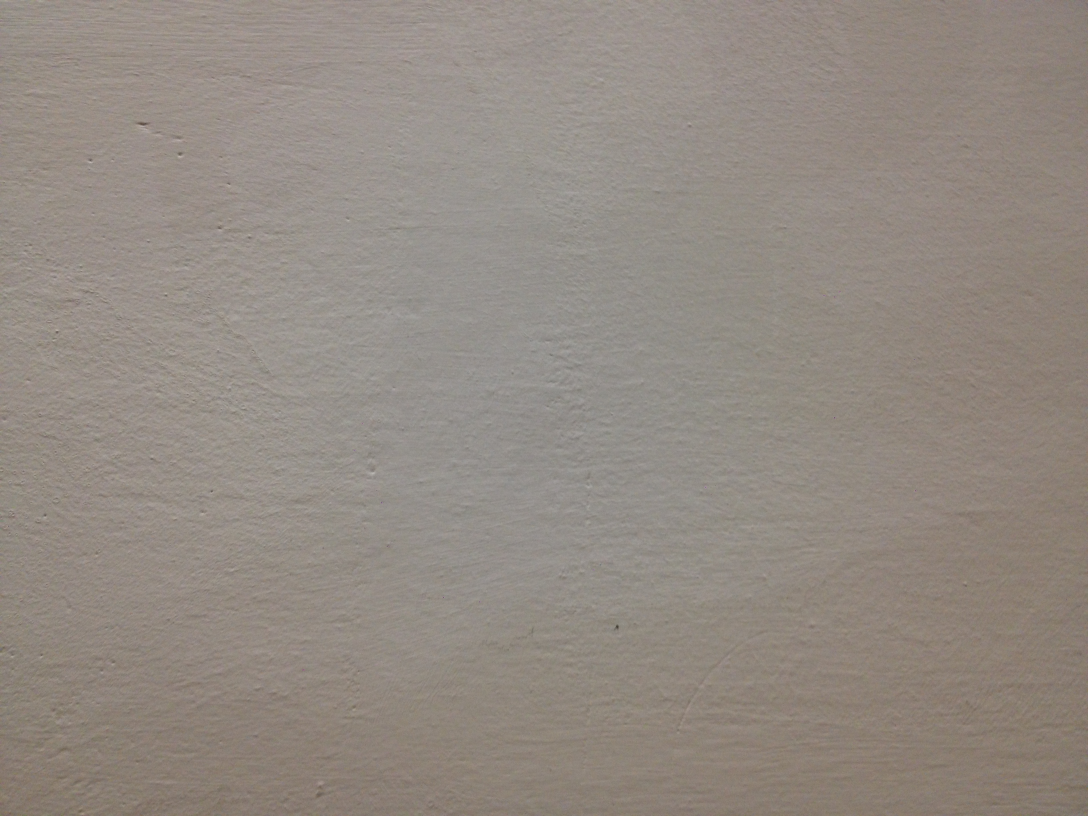
#> input picture prnu_baseline_project/test/data/ff-jpg/Apple_iPhone4s_0_0001.jpg, 3264 x 2448 px (shown at 1/3 size); its folder holds only this picture in this run; the run also reads 1 picture not shown here
$ python device_identification.py   (older library calls are emulated)
#> lines starting #> are read from the running program, lines starting #| are printed output that depends on the picture
### prnu_baseline_project/prnu/functions.py
# -*- coding: UTF-8 -*-
"""
@author: Luca Bondi (luca.bondi@polimi.it)
@author: Paolo Bestagini (paolo.bestagini@polimi.it)
@author: Nicolò Bonettini (nicolo.bonettini@polimi.it)
Politecnico di Milano 2018
"""

from multiprocessing import Pool, cpu_count

import numpy as np
import pywt
from numpy.fft import fft2, ifft2
from scipy.ndimage import filters
from sklearn.metrics import roc_curve, auc, accuracy_score
from tqdm import tqdm


class ArgumentError(Exception):
    pass


"""
Extraction functions
"""


def extract_single(im: np.ndarray,
                   levels: int = 4,
                   sigma: float = 5,
                   wdft_sigma: float = 0) -> np.ndarray:
    """
    Extract noise residual from a single image
    :param im: grayscale or color image, np.uint8
    :param levels: number of wavelet decomposition levels
    :param sigma: estimated noise power
    :param wdft_sigma: estimated DFT noise power
    :return: noise residual
    """

    W = noise_extract(im, levels, sigma)
    W = rgb2gray(W)
    W = zero_mean_total(W)
    W_std = W.std(ddof=1) if wdft_sigma == 0 else wdft_sigma
    W = wiener_dft(W, W_std).astype(np.float32)

    return W


def noise_extract(im: np.ndarray, levels: int = 4, sigma: float = 5) -> np.ndarray:
    """
    NoiseExtract as from Binghamton toolbox.

    :param im: grayscale or color image, np.uint8
    :param levels: number of wavelet decomposition levels
    :param sigma: estimated noise power
    :return: noise residual
    """

    assert (im.dtype == np.uint8)
    assert (im.ndim in [2, 3])

    im = im.astype(np.float32)

    noise_var = sigma ** 2

    if im.ndim == 2:
        im.shape += (1,)

    W = np.zeros(im.shape, np.float32)

    for ch in range(im.shape[2]):

        wlet = None
        while wlet is None and levels > 0:
            try:
                wlet = pywt.wavedec2(im[:, :, ch], 'db4', level=levels)
            except ValueError:
                levels -= 1
                wlet = None
        if wlet is None:
            raise ValueError('Impossible to compute Wavelet filtering for input size: {}'.format(im.shape))

        wlet_details = wlet[1:]

        wlet_details_filter = [None] * len(wlet_details)
        # Cycle over Wavelet levels 1:levels-1
        for wlet_level_idx, wlet_level in enumerate(wlet_details):
            # Cycle over H,V,D components
            level_coeff_filt = [None] * 3
            for wlet_coeff_idx, wlet_coeff in enumerate(wlet_level):
                level_coeff_filt[wlet_coeff_idx] = wiener_adaptive(wlet_coeff, noise_var)
            wlet_details_filter[wlet_level_idx] = tuple(level_coeff_filt)

        # Set filtered detail coefficients for Levels > 0 ---
        wlet[1:] = wlet_details_filter

        # Set to 0 all Level 0 approximation coefficients ---
        wlet[0][...] = 0

        # Invert wavelet transform ---
        wrec = pywt.waverec2(wlet, 'db4')
        try:
            W[:, :, ch] = wrec
        except ValueError:
            W = np.zeros(wrec.shape[:2] + (im.shape[2],), np.float32)
            W[:, :, ch] = wrec

    if W.shape[2] == 1:
        W.shape = W.shape[:2]

    W = W[:im.shape[0], :im.shape[1]]

    return W


def noise_extract_compact(args):
    """
    Extract residual, multiplied by the image. Useful to save memory in multiprocessing operations
    :param args: (im, levels, sigma), see noise_extract for usage
    :return: residual, multiplied by the image
    """
    w = noise_extract(*args)
    im = args[0]
    return (w * im / 255.).astype(np.float32)


def extract_multiple_aligned(imgs: list, levels: int = 4, sigma: float = 5, processes: int = None,
                             batch_size=cpu_count(), tqdm_str: str = '') -> np.ndarray:
    """
    Extract PRNU from a list of images. Images are supposed to be the same size and properly oriented
    :param tqdm_str: tqdm description (see tqdm documentation)
    :param batch_size: number of parallel processed images
    :param processes: number of parallel processes
    :param imgs: list of images of size (H,W,Ch) and type np.uint8
    :param levels: number of wavelet decomposition levels
    :param sigma: estimated noise power
    :return: PRNU
    """
    assert (isinstance(imgs[0], np.ndarray))
    assert (imgs[0].ndim == 3)
    assert (imgs[0].dtype == np.uint8)

    h, w, ch = imgs[0].shape

    RPsum = np.zeros((h, w, ch), np.float32)
    NN = np.zeros((h, w, ch), np.float32)

    if processes is None or processes > 1:
        args_list = []
        for im in imgs:
            args_list += [(im, levels, sigma)]
        pool = Pool(processes=processes)

        for batch_idx0 in tqdm(np.arange(start=0, step=batch_size, stop=len(imgs)), disable=tqdm_str == '',
                               desc=(tqdm_str + ' (1/2)'), dynamic_ncols=True):
            nni = pool.map(inten_sat_compact, args_list[batch_idx0:batch_idx0 + batch_size])
            for ni in nni:
                NN += ni
            del nni

        for batch_idx0 in tqdm(np.arange(start=0, step=batch_size, stop=len(imgs)), disable=tqdm_str == '',
                               desc=(tqdm_str + ' (2/2)'), dynamic_ncols=True):
            wi_list = pool.map(noise_extract_compact, args_list[batch_idx0:batch_idx0 + batch_size])
            for wi in wi_list:
                RPsum += wi
            del wi_list

        pool.close()

    else:  # Single process
        for im in tqdm(imgs, disable=tqdm_str is None, desc=tqdm_str, dynamic_ncols=True):
            RPsum += noise_extract_compact((im, levels, sigma))
            NN += (inten_scale(im) * saturation(im)) ** 2

    K = RPsum / (NN + 1)
    K = rgb2gray(K)
    K = zero_mean_total(K)
    K = wiener_dft(K, K.std(ddof=1)).astype(np.float32)

    return K


def cut_ctr(array: np.ndarray, sizes: tuple) -> np.ndarray:
    """
    Cut a multi-dimensional array at its center, according to sizes
    :param array: multidimensional array
    :param sizes: tuple of the same length as array.ndim
    :return: multidimensional array, center cut
    """
    array = array.copy()
    if not (array.ndim == len(sizes)):
        raise ArgumentError('array.ndim must be equal to len(sizes)')
    for axis in range(array.ndim):
        axis_target_size = sizes[axis]
        axis_original_size = array.shape[axis]
        if axis_target_size > axis_original_size:
            raise ValueError(
                'Can\'t have target size {} for axis {} with original size {}'.format(axis_target_size, axis,
                                                                                      axis_original_size))
        elif axis_target_size < axis_original_size:
            axis_start_idx = (axis_original_size - axis_target_size) // 2
            axis_end_idx = axis_start_idx + axis_target_size
            array = np.take(array, np.arange(axis_start_idx, axis_end_idx), axis)
    return array


def wiener_dft(im: np.ndarray, sigma: float) -> np.ndarray:
    """
    Adaptive Wiener filter applied to the 2D FFT of the image
    :param im: multidimensional array
    :param sigma: estimated noise power
    :return: filtered version of input im
    """
    noise_var = sigma ** 2
    h, w = im.shape

    im_noise_fft = fft2(im)
    im_noise_fft_mag = np.abs(im_noise_fft / (h * w) ** .5)

    im_noise_fft_mag_noise = wiener_adaptive(im_noise_fft_mag, noise_var)

    zeros_y, zeros_x = np.nonzero(im_noise_fft_mag == 0)

    im_noise_fft_mag[zeros_y, zeros_x] = 1
    im_noise_fft_mag_noise[zeros_y, zeros_x] = 0

    im_noise_fft_filt = im_noise_fft * im_noise_fft_mag_noise / im_noise_fft_mag
    im_noise_filt = np.real(ifft2(im_noise_fft_filt))

    return im_noise_filt.astype(np.float32)


def zero_mean(im: np.ndarray) -> np.ndarray:
    """
    ZeroMean called with the 'both' argument, as from Binghamton toolbox.
    :param im: multidimensional array
    :return: zero mean version of input im
    """
    # Adapt the shape ---
    if im.ndim == 2:
        im.shape += (1,)

    h, w, ch = im.shape

    # Subtract the 2D mean from each color channel ---
    ch_mean = im.mean(axis=0).mean(axis=0)
    ch_mean.shape = (1, 1, ch)
    i_zm = im - ch_mean

    # Compute the 1D mean along each row and each column, then subtract ---
    row_mean = i_zm.mean(axis=1)
    col_mean = i_zm.mean(axis=0)

    row_mean.shape = (h, 1, ch)
    col_mean.shape = (1, w, ch)

    i_zm_r = i_zm - row_mean
    i_zm_rc = i_zm_r - col_mean

    # Restore the shape ---
    if im.shape[2] == 1:
        i_zm_rc.shape = im.shape[:2]

    return i_zm_rc


def zero_mean_total(im: np.ndarray) -> np.ndarray:
    """
    ZeroMeanTotal as from Binghamton toolbox.
    :param im: multidimensional array
    :return: zero mean version of input im
    """
    im[0::2, 0::2] = zero_mean(im[0::2, 0::2])
    im[1::2, 0::2] = zero_mean(im[1::2, 0::2])
    im[0::2, 1::2] = zero_mean(im[0::2, 1::2])
    im[1::2, 1::2] = zero_mean(im[1::2, 1::2])
    return im


def rgb2gray(im: np.ndarray) -> np.ndarray:
    """
    RGB to gray as from Binghamton toolbox.
    :param im: multidimensional array
    :return: grayscale version of input im
    """
    rgb2gray_vector = np.asarray([0.29893602, 0.58704307, 0.11402090]).astype(np.float32)
    rgb2gray_vector.shape = (3, 1)

    if im.ndim == 2:
        im_gray = np.copy(im)
    elif im.shape[2] == 1:
        im_gray = np.copy(im[:, :, 0])
    elif im.shape[2] == 3:
        w, h = im.shape[:2]
        im = np.reshape(im, (w * h, 3))
        im_gray = np.dot(im, rgb2gray_vector)
        im_gray.shape = (w, h)
    else:
        raise ValueError('Input image must have 1 or 3 channels')

    return im_gray.astype(np.float32)


def threshold(wlet_coeff_energy_avg: np.ndarray, noise_var: float) -> np.ndarray:
    """
    Noise variance theshold as from Binghamton toolbox.
    :param wlet_coeff_energy_avg:
    :param noise_var:
    :return: noise variance threshold
    """
    res = wlet_coeff_energy_avg - noise_var
    return (res + np.abs(res)) / 2


def wiener_adaptive(x: np.ndarray, noise_var: float, **kwargs) -> np.ndarray:
    """
    WaveNoise as from Binghamton toolbox.
    Wiener adaptive flter aimed at extracting the noise component
    For each input pixel the average variance over a neighborhoods of different window sizes is first computed.
    The smaller average variance is taken into account when filtering according to Wiener.
    :param x: 2D matrix
    :param noise_var: Power spectral density of the noise we wish to extract (S)
    :param window_size_list: list of window sizes
    :return: wiener filtered version of input x
    """
    window_size_list = list(kwargs.pop('window_size_list', [3, 5, 7, 9]))

    energy = x ** 2

    avg_win_energy = np.zeros(x.shape + (len(window_size_list),))
    for window_idx, window_size in enumerate(window_size_list):
        avg_win_energy[:, :, window_idx] = filters.uniform_filter(energy,
                                                                  window_size,
                                                                  mode='constant')

    coef_var = threshold(avg_win_energy, noise_var)
    coef_var_min = np.min(coef_var, axis=2)

    x = x * noise_var / (coef_var_min + noise_var)

    return x


def inten_scale(im: np.ndarray) -> np.ndarray:
    """
    IntenScale as from Binghamton toolbox
    :param im: type np.uint8
    :return: intensity scaled version of input x
    """

    assert (im.dtype == np.uint8)

    T = 252
    v = 6
    out = np.exp(-1 * (im - T) ** 2 / v)
    out[im < T] = im[im < T] / T

    return out


def saturation(im: np.ndarray) -> np.ndarray:
    """
    Saturation as from Binghamton toolbox
    :param im: type np.uint8
    :return: saturation map from input im
    """
    assert (im.dtype == np.uint8)

    if im.ndim == 2:
        im.shape += (1,)

    h, w, ch = im.shape

    if im.max() < 250:
        return np.ones((h, w, ch))

    im_h = im - np.roll(im, (0, 1), (0, 1))
    im_v = im - np.roll(im, (1, 0), (0, 1))
    satur_map = \
        np.bitwise_not(
            np.bitwise_and(
                np.bitwise_and(
                    np.bitwise_and(
                        im_h != 0, im_v != 0
                    ), np.roll(im_h, (0, -1), (0, 1)) != 0
                ), np.roll(im_v, (-1, 0), (0, 1)) != 0
            )
        )

    max_ch = im.max(axis=0).max(axis=0)

    for ch_idx, max_c in enumerate(max_ch):
        if max_c > 250:
            satur_map[:, :, ch_idx] = \
                np.bitwise_not(
                    np.bitwise_and(
                        im[:, :, ch_idx] == max_c, satur_map[:, :, ch_idx]
                    )
                )

    return satur_map


def inten_sat_compact(args):
    """
    Memory saving version of inten_scale followed by saturation. Useful for multiprocessing
    :param args:
    :return: intensity scale and saturation of input
    """
    im = args[0]
    return ((inten_scale(im) * saturation(im)) ** 2).astype(np.float32)


"""
Cross-correlation functions
"""


# [23 lines left out: function crosscorr_2d, not called in this run]


def aligned_cc(k1: np.ndarray, k2: np.ndarray) -> dict:
    """
    Aligned PRNU cross-correlation
    :param k1: (n1,nk) or (n1,nk1,nk2,...)
    :param k2: (n2,nk) or (n2,nk1,nk2,...)
    :return: {'cc':(n1,n2) cross-correlation matrix,'ncc':(n1,n2) normalized cross-correlation matrix}
    """

    # Type cast
    k1 = np.array(k1).astype(np.float32)
    k2 = np.array(k2).astype(np.float32)

    ndim1 = k1.ndim
    ndim2 = k2.ndim
    assert (ndim1 == ndim2)

    k1 = np.ascontiguousarray(k1).reshape(k1.shape[0], -1)
    k2 = np.ascontiguousarray(k2).reshape(k2.shape[0], -1)

    assert (k1.shape[1] == k2.shape[1])

    k1_norm = np.linalg.norm(k1, ord=2, axis=1, keepdims=True)
    k2_norm = np.linalg.norm(k2, ord=2, axis=1, keepdims=True)

    k2t = np.ascontiguousarray(k2.transpose())

    cc = np.matmul(k1, k2t).astype(np.float32)
    ncc = (cc / (k1_norm * k2_norm.transpose())).astype(np.float32)

    return {'cc': cc, 'ncc': ncc}


# [27 lines left out: function pce, not called in this run]


"""
Statistical functions
"""


def stats(cc: np.ndarray, gt: np.ndarray, ) -> dict:
    """
    Compute statistics
    :param cc: cross-correlation or normalized cross-correlation matrix
    :param gt: boolean multidimensional array representing groundtruth
    :return: statistics dictionary
    """
    assert (cc.shape == gt.shape)
    assert (gt.dtype == np.bool)

    assert (cc.shape == gt.shape)
    assert (gt.dtype == np.bool)

    fpr, tpr, th = roc_curve(gt.flatten(), cc.flatten())
    auc_score = auc(fpr, tpr)
    acc_score = accuracy_score(gt.flatten(), cc.flatten())

    # EER
    eer_idx = np.argmin((fpr - (1 - tpr)) ** 2, axis=0)
    eer = float(fpr[eer_idx])

    outdict = {
        'tpr': tpr,
        'fpr': fpr,
        'th': th,
        'auc': auc_score,
        'acc': acc_score,
        'eer': eer,
    }

    return outdict


def gt(l1: list or np.ndarray, l2: list or np.ndarray) -> np.ndarray:
    """
    Determine the Ground Truth matrix given the labels
    :param l1: fingerprints labels
    :param l2: residuals labels
    :return: groundtruth matrix
    """
    l1 = np.array(l1)
    l2 = np.array(l2)

    assert (l1.ndim == 1)
    assert (l2.ndim == 1)

    gt_arr = np.zeros((len(l1), len(l2)), np.bool)

    for l1idx, l1sample in enumerate(l1):
        gt_arr[l1idx, l2 == l1sample] = True

    return gt_arr

### prnu_baseline_project/device_identification.py
# -*- coding: UTF-8 -*-
"""
@author: Luca Bondi (luca.bondi@polimi.it)
@author: Paolo Bestagini (paolo.bestagini@polimi.it)
@author: Nicolò Bonettini (nicolo.bonettini@polimi.it)
Politecnico di Milano 2018

Modified by
Alessio Belli (alessio.belli@studenti.unitn.it)
Alberto Casagrande (alberto.casagrande@studenti.unitn.it)
"""

import os
from glob import glob
from multiprocessing import cpu_count, Pool

import numpy as np
from numpy import savetxt
from PIL import Image

import prnu


def main():
    """
    Main example script. Load a subset of flatfield and natural images from Dresden.
    For each device compute the fingerprint from all the flatfield images.
    For each natural image compute the noise residual.
    Check the detection performance obtained with cross-correlation and PCE
    :return:
    """
    ff_dirlist = np.array(sorted(glob('test/data/ff-jpg/*.JPG')))
    ff_device = np.array([os.path.split(i)[1].rsplit('_', 1)[0] for i in ff_dirlist])

    nat_dirlist = np.array(sorted(glob('test/data/nat-jpg/*.JPG')))
    nat_device = np.array([os.path.split(i)[1].rsplit('_', 1)[0] for i in nat_dirlist])

    fingerprint_device = sorted(np.unique(ff_device))
    print("In the dataset there are", len(fingerprint_device),"different cameras\n")
    print('Computing fingerprints')

    compute = True

    temp = []
    k = []      # are all the different PRNU's
    if compute == True:
        # For each device we extrat the images belonging to the device and we compute the k (PRNU's) by stacking all the images belong to the same device
        for device in fingerprint_device:
            temp.append(device)
            imgs = []
            for img_path in ff_dirlist[ff_device == device]:
                im = Image.open(img_path)
#> im is the input picture: PIL image 3264x2448 RGB; mean R, G, B 146.7, 138.2, 130.3
                im_arr = np.asarray(im)
                if im_arr.dtype != np.uint8:
                    print('Error while reading image: {}'.format(img_path))
                    continue
                if im_arr.ndim != 3:
                    print('Image is not RGB: {}'.format(img_path))
                    continue
                im_cut = prnu.cut_ctr(im_arr, (512, 512, 3))     # This function cuts the image in its center according to the dimention 512x512x3
                imgs += [im_cut]
            k += [prnu.extract_multiple_aligned(imgs, processes=cpu_count())]
#> the loop in extract_multiple_aligned, `for im in imgs:` made 1 pass
#> after the loop in extract_multiple_aligned, `for im in imgs:`: args_list = 1 item
#> the loop in extract_multiple_aligned, `for batch_idx0 in tqdm(np.arange(start=0, step=batch_size, stop=len(im..` made 1 pass
#> pass 1, in inten_scale, `out = np.exp(-1 * (im - T) ** 2 / v)`:
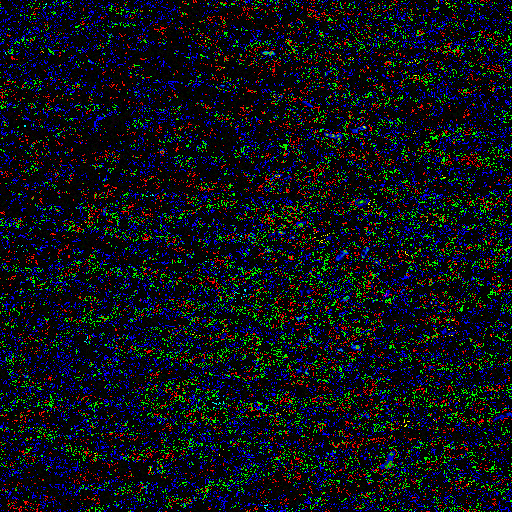
#> out: shape (512, 512, 3) float64; mean R, G, B 0.0477, 0.0638, 0.0908
#> after the loop in extract_multiple_aligned, `for batch_idx0 in tqdm(np.arange(start=0, step=batch_size, stop=len(im..`:
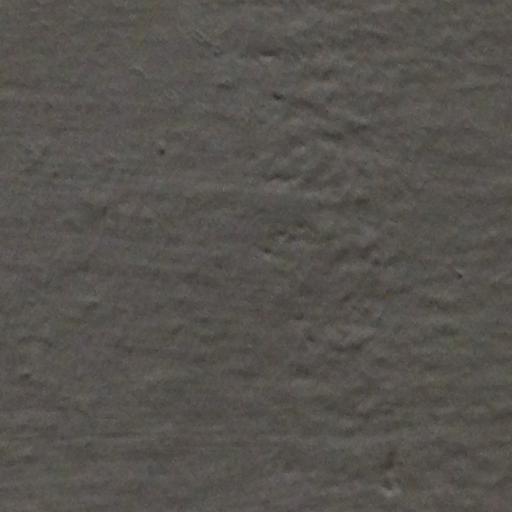
#> NN: shape (512, 512, 3) float32; mean of channels 0, 1, 2 0.343, 0.329, 0.31; drawn as R, G, B
#> the loop in extract_multiple_aligned, `for batch_idx0 in tqdm(np.arange(start=0, step=batch_size, stop=len(im..` made 1 pass
#> pass 1, in threshold, `res = wlet_coeff_energy_avg - noise_var`:
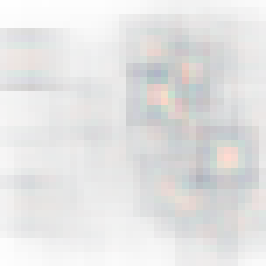
#> res: shape (38, 38, 4) float64 (shown 7 times larger); mean of channels 0, 1, 2, 3 1036.1, 1017.9, 1001.6, 983.9; transparent parts drawn white
#> after the loop in extract_multiple_aligned, `for batch_idx0 in tqdm(np.arange(start=0, step=batch_size, stop=len(im..`:
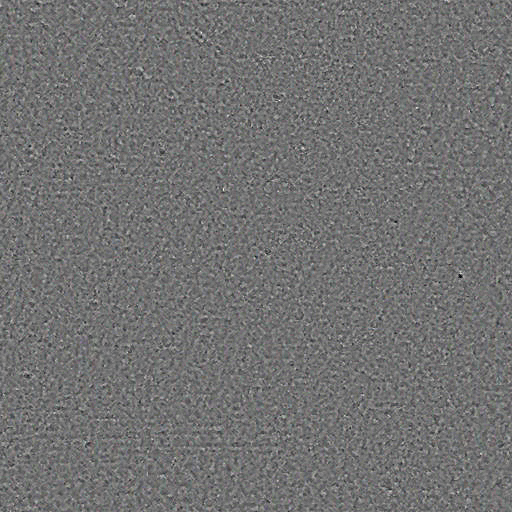
#> RPsum: shape (512, 512, 3) float32; mean of channels 0, 1, 2 0.0222, 0.022, 0.0221; drawn with min black and max white
#> in zero_mean, `ch_mean = im.mean(axis=0).mean(axis=0)`: ch_mean = [0.00484]
#> in zero_mean, `row_mean = i_zm.mean(axis=1)`: row_mean = 256 values, max 0.261 at index 224, min -0.203 at index 222, mean 2.56e-09
#> in zero_mean, `col_mean = i_zm.mean(axis=0)`: col_mean = 256 values, max 0.129 at index 238, min -0.149 at index 58, mean 3.03e-09
#> in zero_mean (call 2), `ch_mean = im.mean(axis=0).mean(axis=0)`: ch_mean = [0.00914]
#> in zero_mean (call 2), `i_zm = im - ch_mean`:
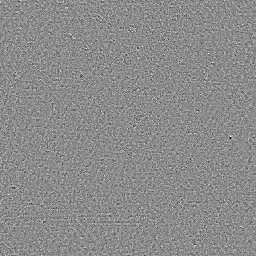
#> i_zm: shape (256, 256, 1) float32; min -6.77, max 5.58, mean -5.91e-09; drawn with min black and max white
#> in zero_mean (call 2), `row_mean = i_zm.mean(axis=1)`: row_mean = 256 values, max 0.283 at index 223, min -0.272 at index 222, mean -5.82e-09
#> in zero_mean (call 2), `col_mean = i_zm.mean(axis=0)`: col_mean = 256 values, max 0.15 at index 180, min -0.172 at index 58, mean -7.1e-09
#> in zero_mean (call 4), `ch_mean = im.mean(axis=0).mean(axis=0)`: ch_mean = [0.00778]
#> in zero_mean (call 4), `i_zm = im - ch_mean`:
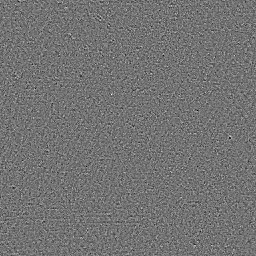
#> i_zm: shape (256, 256, 1) float32; min -5.74, max 6.97, mean -1.21e-08; drawn with min black and max white
#> in zero_mean (call 4), `row_mean = i_zm.mean(axis=1)`: row_mean = 256 values, max 0.205 at index 209, min -0.292 at index 222, mean -1.26e-08
#> in zero_mean (call 4), `col_mean = i_zm.mean(axis=0)`: col_mean = 256 values, max 0.14 at index 125, min -0.13 at index 110, mean -1.2e-08
#> in wiener_dft, `noise_var = sigma ** 2`: noise_var = 0.822
#> in wiener_dft, `im_noise_fft_mag = np.abs(im_noise_fft / (h * w) ** .5)`:
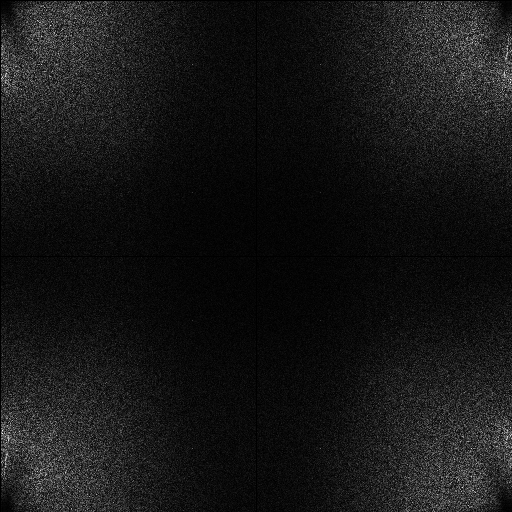
#> im_noise_fft_mag: shape (512, 512) float64; min 2.29e-09, max 7.1, mean 0.634; drawn with min black and max white
#> (the rest of the program and of its run is left out)
